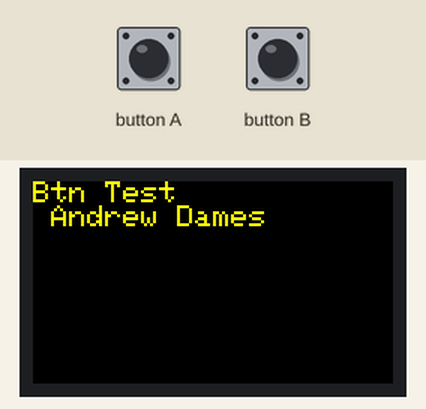
Simulated run of this sketch. Board: ESP32. Parts: 240×135 colour display. Inputs (shaded band) come from the test bench.

Above: at 1.3 s.
1.4 s: button A pressed for 0.15 s
At 2.6 s:
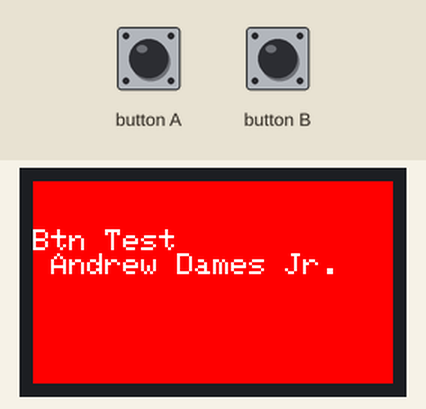
3.0 s: button A pressed for 1 s
At 5.1 s:
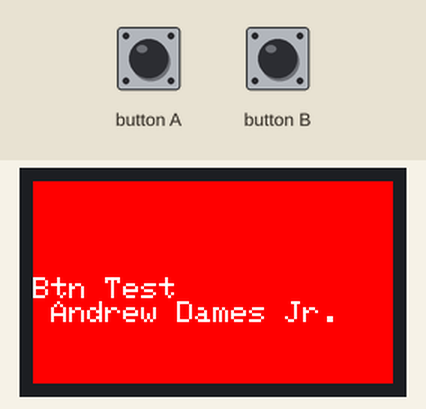
Timing chart, 0 to 6.6 s (numbered marks = the images above; inputs shaded):
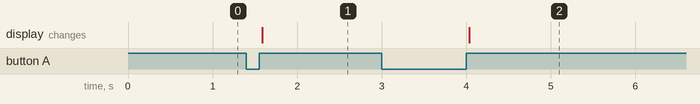

Measured:
- after the input at 1.4 s, the display: changes after 0.19 s (image 1)
- after the input at 3.0 s, the display: changes after 1.0 s (image 2)

The sketch:

Button_1.ino
```cpp
// (licence header left out)
#include "M5StickCPlus.h"

/* After M5StickC is started or reset
  the program in the setUp () function will be run, and this part will only be
  run once. 在 M5StickC
  启动或者复位后，即会开始执行setup()函数中的程序，该部分只会执行一次。 */
void setup() {
  M5.begin();  // Initialize the M5StickC-Plus object.  初始化 M5StickC-Plus
               // 对象
  M5.Lcd.setTextColor(
    YELLOW);              // Set the font color to yellow.  设置字体颜色为黄色
  M5.Lcd.setTextSize(2);  // Set the font size to 2.  设置字体大小为2
  M5.Lcd.setRotation(3);
  M5.Lcd.println(
    "Btn Test \n Andrew Dames");  // The screen prints the formatted string and wraps
                                  // the line.  输出格式化字符串并换行
  M5.Lcd.setTextColor(WHITE);
}

/* After the program in setup() runs, it runs the program in loop()
The loop() function is an infinite loop in which the program runs repeatedly
在setup()函数中的程序执行完后，会接着执行loop()函数中的程序
loop()函数是一个死循环，其中的程序会不断的重复运行 */
void loop() {
  M5.update();  // Read the press state of the key.  读取按键 A, B, C 的状态
  if (M5.BtnA
        .wasReleased()) {  // If the button A is pressed.  如果按键 A 被按下
    M5.Lcd.fillScreen(RED);
    M5.Lcd.println("Btn Test \n Andrew Dames Jr.");
  } else if (M5.BtnB.wasReleased()) {  // If the button B is pressed. 如果按键
                                       // B 被按下，
  } else if (M5.BtnB.wasReleasefor(
               700)) {  // The button B is pressed for 700ms. 按键 B 按下
                        // 700ms,屏幕清空
    M5.Lcd.fillScreen(
      BLACK);  // Set BLACK to the background color.  将黑色设置为底色
    M5.Lcd.setCursor(0, 0);
  }
}
```
